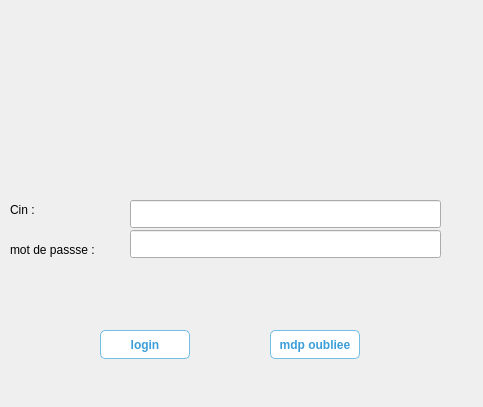
<?xml version="1.0" encoding="UTF-8"?>
<ui version="4.0">
 <class>connection</class>
 <widget class="QWidget" name="connection">
  <property name="geometry">
   <rect>
    <x>0</x>
    <y>0</y>
    <width>483</width>
    <height>407</height>
   </rect>
  </property>
  <property name="windowTitle">
   <string>Form</string>
  </property>
  <widget class="QPushButton" name="mdpo">
   <property name="geometry">
    <rect>
     <x>270</x>
     <y>330</y>
     <width>90</width>
     <height>29</height>
    </rect>
   </property>
   <property name="styleSheet">
    <string notr="true">/* État normal (non sélectionné) : blanc */
QPushButton {
    background-color: #ffffff;
    color: #3C9ED9; /* texte bleu ciel */
    border: 1px solid rgba(99, 184, 227, 0.9);
    border-radius: 5px;
    font-weight: bold;
}

/* Survol en état non sélectionné */
QPushButton:hover {
    background-color: #F2F9FE; /* léger bleu très clair */
}

/* Appuyé (momentané) */
QPushButton:pressed {
    background-color: #5CAFE3;
    color: white;
}

/* État sélectionné (si setCheckable(true)) */
QPushButton:checked {
    background-color: #87CEEB; /* bleu ciel */
    color: white;
    border-color: #5CAFE3;
}

/* Survol quand déjà sélectionné */
QPushButton:checked:hover {
    background-color: #5CAFE3; /* un peu plus foncé au survol */
    color: white;
}
</string>
   </property>
   <property name="text">
    <string>mdp oubliee</string>
   </property>
  </widget>
  <widget class="QLabel" name="image">
   <property name="geometry">
    <rect>
     <x>140</x>
     <y>10</y>
     <width>301</width>
     <height>211</height>
    </rect>
   </property>
   <property name="text">
    <string/>
   </property>
  </widget>
  <widget class="QLineEdit" name="CIN_2">
   <property name="geometry">
    <rect>
     <x>130</x>
     <y>200</y>
     <width>311</width>
     <height>28</height>
    </rect>
   </property>
  </widget>
  <widget class="QLabel" name="CIN">
   <property name="geometry">
    <rect>
     <x>10</x>
     <y>200</y>
     <width>63</width>
     <height>20</height>
    </rect>
   </property>
   <property name="text">
    <string>Cin :</string>
   </property>
  </widget>
  <widget class="QLabel" name="mdp">
   <property name="geometry">
    <rect>
     <x>10</x>
     <y>240</y>
     <width>141</width>
     <height>20</height>
    </rect>
   </property>
   <property name="text">
    <string>mot de passse :</string>
   </property>
  </widget>
  <widget class="QPushButton" name="pushButton_2">
   <property name="geometry">
    <rect>
     <x>100</x>
     <y>330</y>
     <width>90</width>
     <height>29</height>
    </rect>
   </property>
   <property name="styleSheet">
    <string notr="true">/* État normal (non sélectionné) : blanc */
QPushButton {
    background-color: #ffffff;
    color: #3C9ED9; /* texte bleu ciel */
    border: 1px solid rgba(99, 184, 227, 0.9);
    border-radius: 5px;
    font-weight: bold;
}

/* Survol en état non sélectionné */
QPushButton:hover {
    background-color: #F2F9FE; /* léger bleu très clair */
}

/* Appuyé (momentané) */
QPushButton:pressed {
    background-color: #5CAFE3;
    color: white;
}

/* État sélectionné (si setCheckable(true)) */
QPushButton:checked {
    background-color: #87CEEB; /* bleu ciel */
    color: white;
    border-color: #5CAFE3;
}

/* Survol quand déjà sélectionné */
QPushButton:checked:hover {
    background-color: #5CAFE3; /* un peu plus foncé au survol */
    color: white;
}
</string>
   </property>
   <property name="text">
    <string>login</string>
   </property>
  </widget>
  <widget class="QLineEdit" name="mdp_2">
   <property name="geometry">
    <rect>
     <x>130</x>
     <y>230</y>
     <width>311</width>
     <height>28</height>
    </rect>
   </property>
  </widget>
 </widget>
 <resources/>
 <connections/>
</ui>
